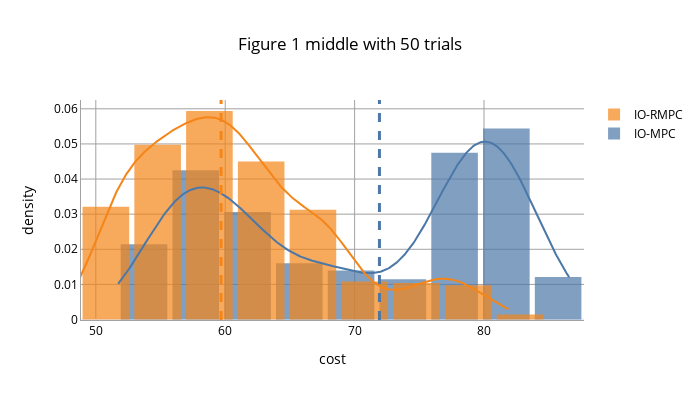

This figure's notebook cell:
### Code cell
io_mpc_dst_costs = [transition.cost for transition in chain(*[traj[int(60 * 0.6):] for traj in io_mpc_dst_trajectories])]
io_rmpc_dst_costs = [transition.cost for transition in chain(*[traj[int(60 * 0.6):] for traj in io_rmpc_dst_trajectories])]

fig = make_figure({
    "IO-MPC": io_mpc_dst_costs,
    "IO-RMPC": io_rmpc_dst_costs,
    },
    title=f"Figure 1 middle with {len(io_rmpc_dst_trajectories)} trials",
)
fig

### Figure 1 — Plotly figure (JSON) as saved in the notebook; plotly's stock layout.template omitted (floating-point values rounded to 4 significant figures; data arrays with more than 128 entries replaced by an {"elided": "..."} marker saying what was removed)
{"data": [{"autobinx": false, "histnorm": "probability density", "legendgroup": "IO-MPC", "marker": {"color": "#4C78A8"}, "name": "IO-MPC", "opacity": 0.7, "type": "histogram", "x": {"elided": "1200 float values"}, "xaxis": "x", "xbins": {"end": 86.65, "size": 4, "start": 51.73}, "yaxis": "y"}, {"autobinx": false, "histnorm": "probability density", "legendgroup": "IO-RMPC", "marker": {"color": "#F58518"}, "name": "IO-RMPC", "opacity": 0.7, "type": "histogram", "x": {"elided": "1200 float values"}, "xaxis": "x", "xbins": {"end": 81.95, "size": 4, "start": 48.78}, "yaxis": "y"}, {"legendgroup": "IO-MPC", "marker": {"color": "#4C78A8"}, "mode": "lines", "name": "IO-MPC", "showlegend": false, "type": "scatter", "x": {"elided": "500 float values"}, "xaxis": "x", "y": {"elided": "500 float values"}, "yaxis": "y"}, {"legendgroup": "IO-RMPC", "marker": {"color": "#F58518"}, "mode": "lines", "name": "IO-RMPC", "showlegend": false, "type": "scatter", "x": {"elided": "500 float values"}, "xaxis": "x", "y": {"elided": "500 float values"}, "yaxis": "y"}], "layout": {"bargap": 0.1, "barmode": "overlay", "font": {"color": "Black", "size": 12}, "height": 400, "hovermode": "closest", "legend": {"traceorder": "reversed"}, "shapes": [{"line": {"color": "#4C78A8", "dash": "dash", "width": 3}, "type": "line", "x0": 71.92, "x1": 71.92, "xref": "x", "y0": 0, "y1": 1, "yref": "y domain"}, {"line": {"color": "#F58518", "dash": "dash", "width": 3}, "type": "line", "x0": 59.68, "x1": 59.68, "xref": "x", "y0": 0, "y1": 1, "yref": "y domain"}], "title": {"text": "Figure 1 middle with 50 trials", "x": 0.5}, "width": 700, "xaxis": {"anchor": "y2", "domain": [0, 1], "gridcolor": "#a2a2a2", "linecolor": "#a2a2a2", "linewidth": 1, "showgrid": true, "showline": true, "title": {"text": "cost"}, "zeroline": false}, "yaxis": {"anchor": "free", "domain": [0, 1], "gridcolor": "#a2a2a2", "linecolor": "#a2a2a2", "linewidth": 1, "position": 0, "showgrid": true, "showline": true, "title": {"text": "density"}}}}
